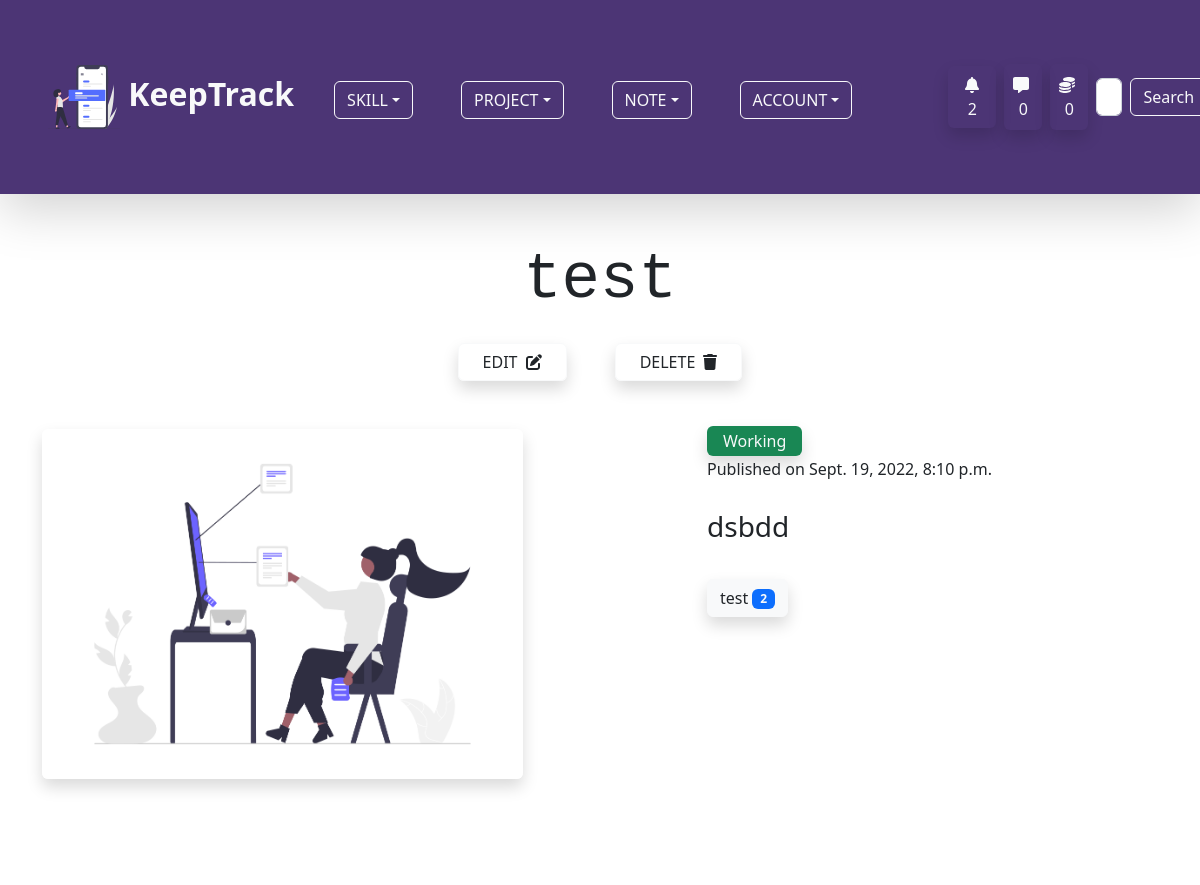
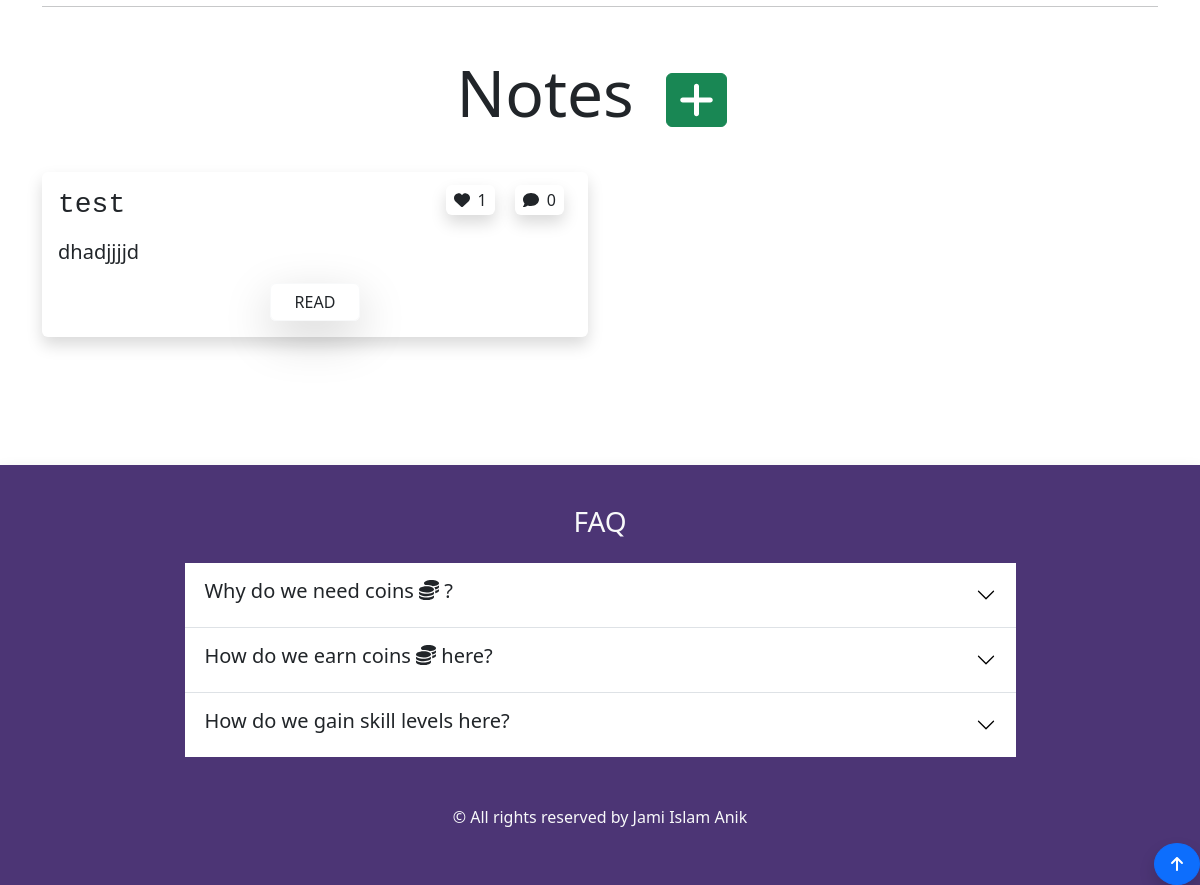
Screenshot of /project/single-project/14/ (signed in) with the database file from the repository (2 pictures, top to bottom).
### account/models.py (models this page shows, shortened)
class Profile(models.Model):
    user = models.OneToOneField(User,on_delete=models.CASCADE,null=True,blank=True)
    profile_image = models.ImageField(null=True,blank=True,upload_to='keeptrack/images/',default = 'keeptrack/default_images/default_profile_i2ejjp.png')
    username = models.CharField(max_length=255)
    first_name = models.CharField(max_length=255,null=True,blank=True)
    last_name = models.CharField(max_length=255,null=True,blank=True)
    bio = models.TextField(max_length=1000,blank=True,null=True)
    email = models.EmailField(max_length=255,blank=True,null=True)
    portfolio_site = models.URLField(max_length=500,blank=True,null=True)
    facebook = models.URLField(max_length=2000,blank=True,null=True)
    linkedin = models.URLField(max_length=2000,blank=True,null=True)
    youtube = models.URLField(max_length=2000,blank=True,null=True)
    coin = models.IntegerField(default=100,null=True,blank=True)

class Inbox(models.Model):
    owner = models.OneToOneField(Profile, on_delete=models.CASCADE)
    created_at = models.DateTimeField(auto_now_add=True)

### project/models.py (models this page shows, shortened)
class Project(models.Model):
    owner = models.ForeignKey(Profile, on_delete=models.CASCADE,null=True,blank=True)
    skill = GenericRelation(SkillObj)
    note = GenericRelation(Note)
    title = models.CharField(max_length = 255)
    description = models.TextField(max_length=500, null=True, blank=True)
    created_at = models.DateTimeField(auto_now_add=True)
    updated_at = models.DateTimeField(auto_now = True)
    live_link = models.URLField(blank=True, null=True, max_length=500)
    code_link = models.URLField(blank=True, null=True, max_length=500)
    project_state = models.BooleanField(default=False)
    project_image = models.ImageField(null=True, blank =True, upload_to='keeptrack/images/')
    class Meta:
        ordering = ['-created_at']

### skill/models.py (models this page shows, shortened)
class SkillObj(models.Model):
    content_type = models.ForeignKey(ContentType, null=True, on_delete=models.CASCADE)
    object_id = models.IntegerField()
    content_object = GenericForeignKey()
    skill = models.ForeignKey(Skill, on_delete=models.CASCADE)
    created_at = models.DateTimeField(auto_now_add=True)

class Skill(models.Model):
    SKILL_TYPE_CHOICES = (
        ('Programming Language','Programming Language'),
        ('Database','Database'),
        ('Hosting Platform','Hosting Platform'),
        ('Coding Utility','Coding Utility'),
        ('Frontend Framework','Frontend Framework'),
        ('Backend Framework','Backend Framework'),
        ('Machine Learning Tool','Machine Learning Tool'),
        ('Data Science Tool','Data Science Tool'),
        ('Artificial Intelligence Tool','Artificial Intelligence Tool')
    )
    skill_type = models.CharField(max_length=200,choices=SKILL_TYPE_CHOICES,null=True,blank=True)
    note = GenericRelation(Note)
    owner = models.ForeignKey(Profile, on_delete=models.CASCADE,null=True,blank=True,default="Coding Utility")
    title = models.CharField(max_length=255)
    description = models.TextField(max_length=500,null=True,blank=True)
    skill_level = models.IntegerField(default=1)
    current_point = models.IntegerField(default=0)
    learning = models.BooleanField(default=True)
    started_learning = models.DateField(null=True,blank=True,auto_now_add=True)
    class Meta:
        ordering = ['-skill_level','-current_point']

### note/models.py (models this page shows)
class Note(models.Model):
    comment = GenericRelation(Comment)
    like = GenericRelation(Like)
    content_type = models.ForeignKey(ContentType, null=True, on_delete=models.SET_NULL)
    object_id = models.IntegerField()
    content_object = GenericForeignKey()
    owner = models.ForeignKey(Profile,on_delete=models.CASCADE)
    note_image = models.ImageField(null=True, blank =True, upload_to='keeptrack/images/')
    title = models.CharField(max_length=255)
    body = models.TextField()
    created_at = models.DateTimeField(auto_now_add=True)
    class Meta:
        ordering = ['-created_at']
    @property
    def slug_title(self):
        return slugify(self.title)

### project/views.py (the view)
# urls.py: path('single-project/<str:pk>/',views.single_project_page,name='single-project-page'),
@login_required(login_url='login-page')
def single_project_page(request,pk):
    project = Project.objects.get(pk=pk)
    if request.method == 'POST' and project.owner == request.user.profile:
        project.delete()
        messages.success(request, f"Your project {project.title} has been deleted.")
        return redirect('project-page')
    context = {
        'project':project,
    }
    return render(request,'project/single_project_page.html',context)

### project/templates/project/single_project_page.html (shortened to what this page needs)
{% extends 'base.html' %} {% load static %} {% block content %}
{% load static %}
<div class="container">
    <h3 class="display-3 text-center my-2 pb-3 font-monospace">{{ project.title }}</h3>
    {% if project.owner == user.profile %}
    <div class="d-flex align-items-center justify-content-center pb-5">
        <a href="{% url 'project-form-page-update' %}?page=update&id={{project.id}}"
            class="btn btn-outline-light px-4 mx-4 shadow text-dark">EDIT
            <span class="ps-1"><i class="fas fa-edit"></i></span>
        </a>
        <button class="btn btn-outline-light px-4 mx-4 shadow text-dark" data-bs-toggle="modal"
            data-bs-target="#modalVertical">DELETE
            <span class="ps-1"><i class="fas fa-trash"></i></span>
        </button>
    </div>
    {% endif %}
    <div class="row">
        <div class="col col-12 col-md-7">
            {% if project.project_image %}
            <img src="{{ project.project_image.url }}" class="img-fluid w-75 shadow rounded" id="project-image-h"
                alt="Project Image" />
            {% else %}
            <img src="{% static 'images/default_project.png' %}" class="img-fluid w-75 w-md-75 shadow rounded"
                id="project-image-h" alt="Project Image" />
            {% endif %}
            <div class="row py-4 my-4">
            </div>
        </div>
        <div class="col col-12 col-md-5">
            {% if project.project_state %}
            <span class="bg-success px-3 py-1 rounded shadow text-light">Completed</span>
            {% else %}
            <span class="bg-success  px-3 py-1 rounded shadow text-light">Working</span>
            {% endif %}
            <p class="my-1">Published on {{ project.created_at }}</p>
            {% if project.description %}
            <p class="lead fs-3 my-4">{{ project.description }}</p>
            {% else %}
            <p class="lead fs-3 my-4">Please add a description to the project.</p>
            {% endif %}
            {% for skill in project.skill.all %}
            <a href="{% url 'single-skill-page' skill.skill.id %}" class="btn btn-light text-dark shadow my-2">
                {{ skill.skill.title }}
                <span class="badge bg-primary text-light">{{ skill.skill.skill_level }}</span>
            </a>
            {% endfor %}
        </div>
    </div>
    {% if project.owner == user.profile %}
    <hr>
    <div class="my-5 rounded">
        <h3 class="display-3 text-center mb-4">Notes
            <a href="{% url 'note-form-page' project.id %}?object=project" class="mx-3 btn btn-success fs-5"><i
                    class="fas fa-plus fa-2xl"></i></a>
        </h3>
        <div class="row my-2">
            {% for note in project.note.all %}
            <div class="col-12 col-md-6 my-3">
                <div class="rounded shadow p-3">
                    <h3 class="font-monospace d-inline-block">{{ note.title }}</h3>
                    <div class="text-center d-inline-block float-end">
                        <span class="rounded px-2 py-1 mx-2 shadow"><i class="fas fa-heart pe-2"></i>{{ note.like.count }}</span>
                        <span class="rounded px-2 py-1 mx-2 shadow"><i class="fas fa-comment pe-2"></i>{{ note.comment.count }}</span>
                    </div>
                    <p class="lead my-2">{{ note.body|slice:"100" }}</p>
                    <div class="text-center"><a href="{% url 'single-note-page' note.id note.slug_title %}"
                            class="btn btn-outline-light mt-2 px-4 shadow-lg text-dark">READ</a></div>
                </div>
            </div>
            {% endfor %}
        </div>
    </div>
    {% endif %}
</div>
{% endblock %}

### templates/navbar.html (shortened to what this page needs)
{% load static %}
<nav class="navbar navbar-expand-lg navbar-light mb-5 shadow-lg" id="custom-bg">
  <div class="container-fluid p-3 p-md-5">
    <a class="navbar-brand fs-2 text-light fw-bold" href="{% url 'home-page' %}">
      <img src="{% static 'svg/navicon.svg' %}" alt="icon" class=" bg-transparent"
        width="72" height="72">
      KeepTrack
    </a>
    <div class="collapse navbar-collapse" id="navbarSupportedContent">
      <ul class="navbar-nav me-auto mb-2 mb-lg-0 px-4 fs-3">
        {% if user.is_authenticated %}
        <li class="nav-item dropdown me-5 mb-3 mb-md-0">
          <button class="btn btn-outline-light dropdown-toggle text-uppercase" id="navbarWithDropdown"
            data-bs-toggle="dropdown" role="button" aria-expanded="false">Skill</button>
        </li>
        <li class="nav-item dropdown me-5 mb-3 mb-md-0">
          <button class="btn btn-outline-light dropdown-toggle text-uppercase" id="navbarWithDropdown"
            data-bs-toggle="dropdown" role="button" aria-expanded="false">Project</button>
        </li>
        <li class="nav-item dropdown me-5 mb-3 mb-md-0">
          <button class="btn btn-outline-light dropdown-toggle text-uppercase" id="navbarWithDropdown"
            data-bs-toggle="dropdown" role="button" aria-expanded="false">Note</button>
        </li>
        {% endif %}
        <li class="nav-item dropdown me-5 mb-3 mb-md-0">
          <button class="btn btn-outline-light dropdown-toggle text-uppercase" id="navbarWithDropdown"
            data-bs-toggle="dropdown" role="button" aria-expanded="false">Account</button>
        </li>
      </ul>
      {% if user.is_authenticated %}
      <button class="btn ms-4 me-2 shadow text-light" data-bs-toggle="modal"
                    data-bs-target="#notificationModal"><span class="ps-1"><i class="fas fa-bell fa-bounce pe-1"></i>
                      {{ user.profile.notification_set.count }}
                    </span>
                </button>
      <a href="{% url 'inbox-page' %}" class="btn text-light p-2 me-2 shadow rounded my-2"><i class="fas fa-message fa-bounce pe-1"></i>{{ user.profile.inbox.message_set.count }} </a>
      <a href="{% url 'note-page' %}" class="btn text-light p-2 me-2 shadow rounded my-2"><i class="fas fa-coins fa-bounce pe-1"></i>{{ user.profile.coin }} </a>
      {% endif %}
      <form class="d-flex my-2" method="POST" action="{% url 'home-page' %}">
        <input class="form-control me-2" type="search" placeholder="Search Users by username..." aria-label="Search" name="searched">
        <button class="btn btn-outline-light" type="submit">Search</button>
      </form>
    </div>
  </div>
</nav>

### static/css/app.css (style rules this page uses)
#custom-bg { background-color: #4C3575; }
#project-image-h { height: 350px; }

### rows the page displays
Project: title "test", created_at "Sept. 19, 2022, 8:10 p.m.", description "dsbdd"
SkillObj: skill "test", skill.skill_level "2"
Note: title "test", like.count "1", comment.count "0", body "dhadjjjjd"

### other values shown
{{ user.profile.notification_set.count }} "2"
{{ user.profile.inbox.message_set.count }} "0"
{{ user.profile.coin }} "0"
